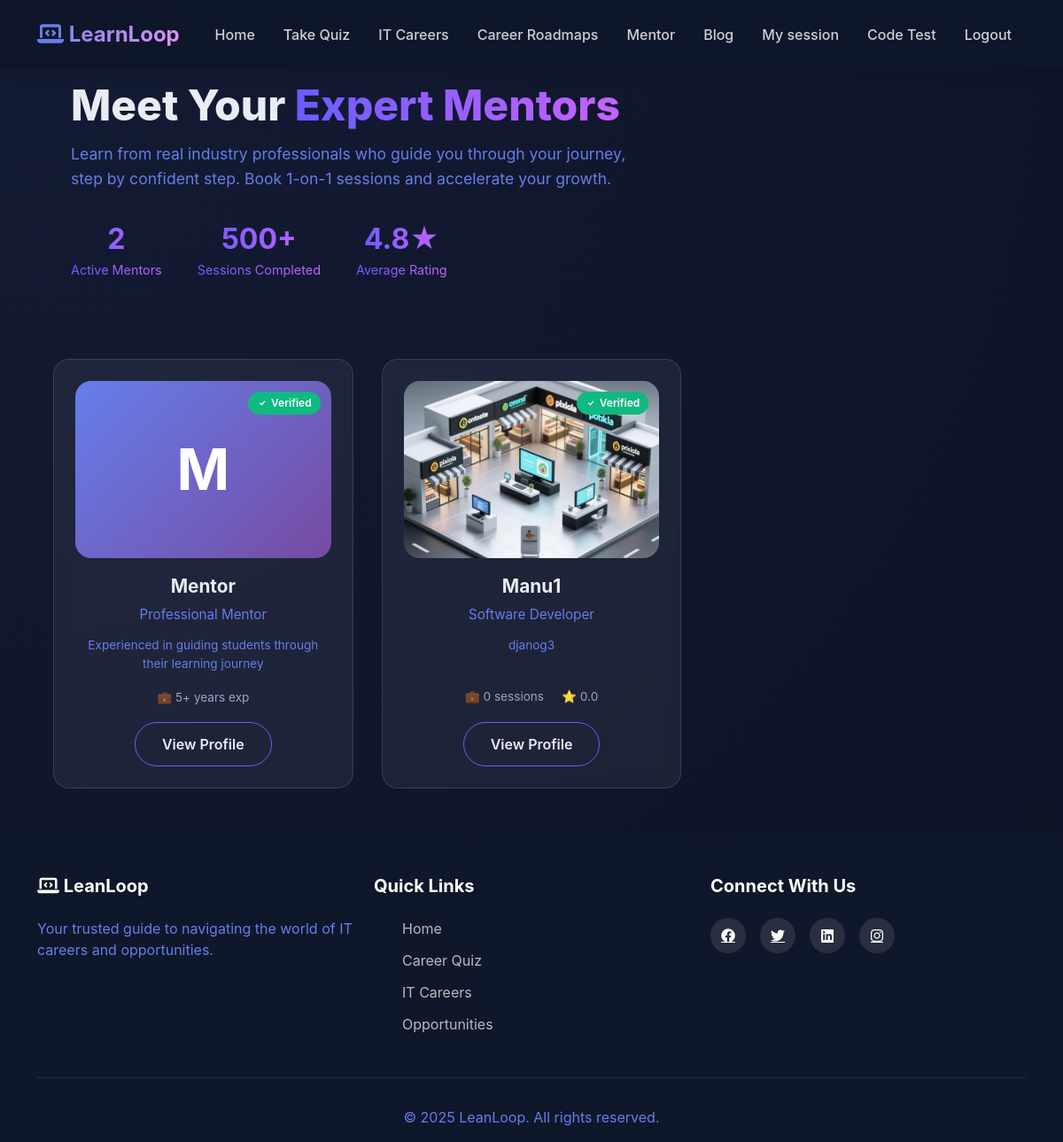
The page /mentor/browse/ on the database as committed earlier.
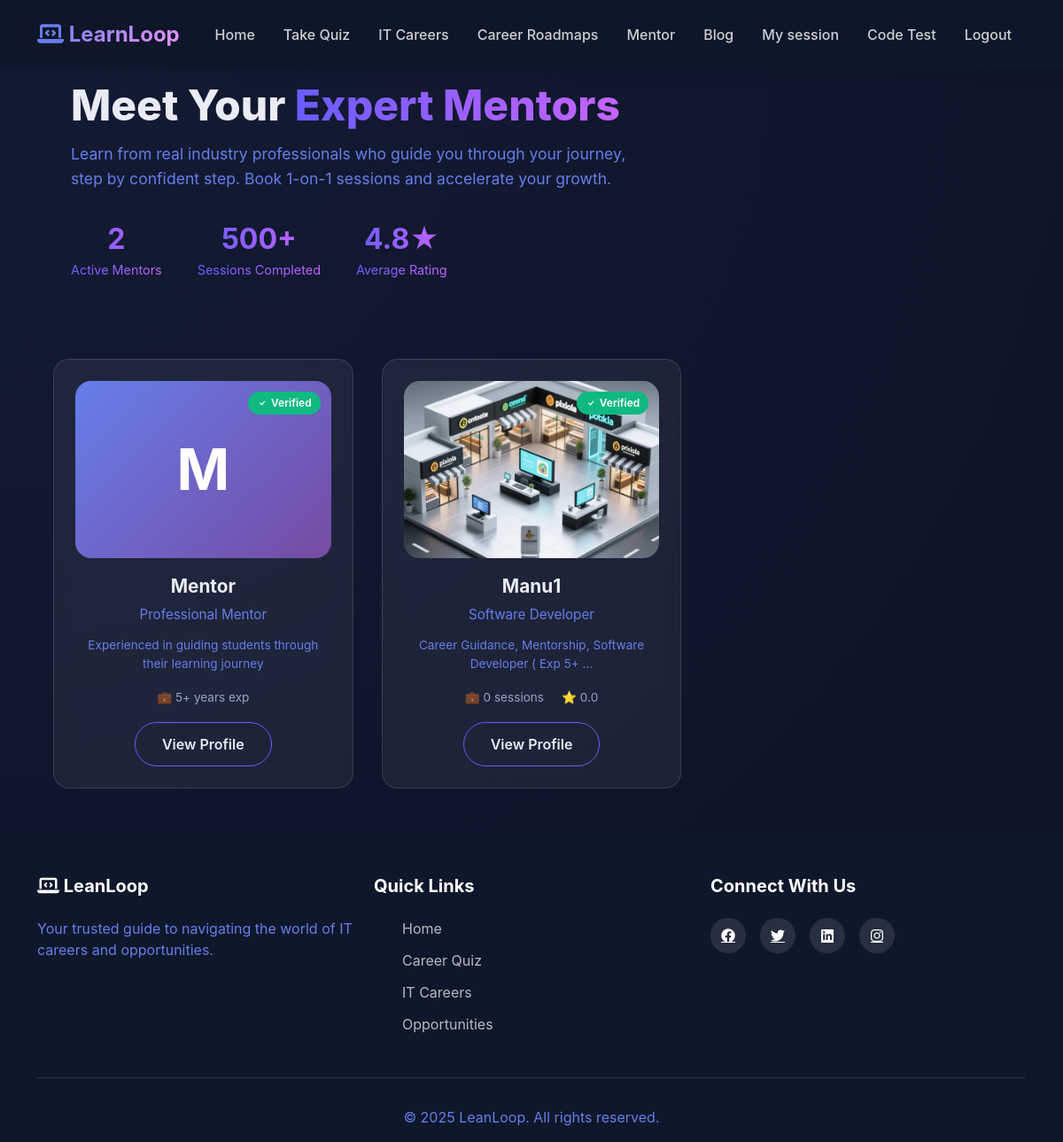
The same page on the database as committed later.
### accounts/models.py (models this page shows, shortened)
class CustomUser(AbstractUser):
    ROLE_CHOICES = (
        ('user', 'User'),
        ('mentor', 'Mentor'),
        ('Admin', 'Admin'),
    )
    role = models.CharField(
        max_length=10,
        choices=ROLE_CHOICES,
        default='user'
    )
    phone_regex = RegexValidator(
    regex=r'^[9876]\d{9}$',
    message="Phone number must be a 10-digit number and start with 9, 8, 7, or 6."
    )
    phone_number = models.CharField(
        max_length=10,
        blank=True,
        null=True,
        validators=[phone_regex],
        unique=True,
        help_text='Enter 10 digit phone number'
    )
    previous_experience = models.BooleanField(blank=True, null=True)
    is_approved=models.BooleanField(default=False)
    gender = models.CharField(
        max_length=20,
        choices=[
            ('male', 'Male'),
            ('female', 'Female'),
            ('other', 'Other'),
            ('prefer_not_to_say', 'Prefer not to say'),
        ],
        blank=True
    )
    profile_photo = models.ImageField(upload_to='mentor_photos/', blank=False, null=True)
    profession = models.CharField(max_length=100, blank=False, null=True)
    experience_years = models.PositiveIntegerField(
        null=True,
        blank=False
    )
    expertise = models.CharField(
        blank=False,
        null=True,
        max_length=100,
    )
    bio = models.CharField(
        blank=False,
        null=True,
    )
    linkedin = models.URLField(blank=True, null=True)
    portfolio = models.URLField(blank=True, null=True)
    available_days = models.JSONField(default=list)  # ["mon", "wed", "fri"]
    available_from = models.TimeField(default="09:00")
    available_to = models.TimeField(default="17:00")
    session_duration = models.CharField(
        max_length=10,
        choices=[
            ('30', '30 Minutes'),
            ('60', '60 Minutes'),
        ],null=True, blank=False
    )
    intro_video = models.FileField(upload_to="mentor_videos/", blank=True, null=True)
    created_at = models.DateTimeField(
        auto_now_add=True,
        null=True
    )

### mentor/models.py (models this page shows, shortened)
class MentorProfile(models.Model):
    user = models.OneToOneField(
        CustomUser,
        on_delete=models.CASCADE,
        related_name='mentor_profile'
    )
    bio = models.TextField(
        max_length=500,
        blank=True,
        null=True,
        help_text="Professional bio (max 500 characters)"
    )
    expertise = models.CharField(
        max_length=500,
        blank=True,
        null=True,
        help_text="Comma-separated skills (e.g., Python, Django, React)"
    )
    fee_30min = models.IntegerField(
        default=10,
        validators=[MinValueValidator(0), MaxValueValidator(1000)],
        help_text="Token fee for 30-minute session"
    )
    fee_60min = models.IntegerField(
        default=20,
        validators=[MinValueValidator(0), MaxValueValidator(2000)],
        help_text="Token fee for 60-minute session"
    )
    total_sessions = models.IntegerField(default=0)
    total_earnings = models.IntegerField(default=0)
    rating = models.DecimalField(
        max_digits=3,
        decimal_places=2,
        default=0.00,
        validators=[MinValueValidator(0), MaxValueValidator(5)]
    )
    is_active = models.BooleanField(default=True)
    created_at = models.DateTimeField(auto_now_add=True)
    updated_at = models.DateTimeField(auto_now=True)
    class Meta:
        verbose_name = "Mentor Profile"
        verbose_name_plural = "Mentor Profiles"

### mentor/views.py (the view)
# urls.py: path('browse/', views.mentor_list, name='mentor_list'),
def mentor_list(request):
    mentors = CustomUser.objects.filter(role='mentor', is_approved=True)
    mentors_with_profiles = []
    for mentor in mentors:
        try:
            profile = MentorProfile.objects.get(user=mentor)
        except MentorProfile.DoesNotExist:
            profile = None
        mentors_with_profiles.append({
            'mentor': mentor,
            'profile': profile
        })
    context = {
        'mentors': mentors_with_profiles
    }
    return render(request, 'mentor_browse.html', context)

### mentor/templates/mentor_browse.html (shortened to what this page needs)
    {% extends 'dashboard/userbase.html' %}
{% block content %}
<div class="mentor-hero">
    <h1>Meet Your <span>Expert Mentors</span></h1>
    <p>Learn from real industry professionals who guide you through your journey, step by confident step. Book 1-on-1 sessions and accelerate your growth.</p>
    <div class="stats-bar">
        <div class="stat-item">
            <span class="stat-number">{{ mentors|length }}</span>
            <span class="stat-label">Active Mentors</span>
        </div>
        <div class="stat-item">
            <span class="stat-number">500+</span>
            <span class="stat-label">Sessions Completed</span>
        </div>
        <div class="stat-item">
            <span class="stat-number">4.8★</span>
            <span class="stat-label">Average Rating</span>
        </div>
    </div>
</div>
<div class="containers">
    <div class="grid">
        {% for item in mentors %}
        <div class="mentor-card">
            <div class="mentor-img-wrapper">
                {% if item.mentor.profile_photo %}
                    <img src="{{ item.mentor.profile_photo.url }}" class="mentor-img" alt="{{ item.mentor.username }}">
                {% else %}
                    <div class="placeholder-img">{{ item.mentor.username.0|upper }}</div>
                {% endif %}
                <span class="verified-badge">
                    <svg width="12" height="12" fill="currentColor" viewBox="0 0 16 16">
                        <path d="M10.97 4.97a.75.75 0 0 1 1.07 1.05l-3.99 4.99a.75.75 0 0 1-1.08.02L4.324 8.384a.75.75 0 1 1 1.06-1.06l2.094 2.093 3.473-4.425a.267.267 0 0 1 .02-.022z"/>
                    </svg>
                    Verified
                </span>
            </div>
            <h3 class="mentor-name">
                {% if item.mentor.first_name and item.mentor.last_name %}
                    {{ item.mentor.first_name }} {{ item.mentor.last_name }}
                {% else %}
                    {{ item.mentor.username }}
                {% endif %}
            </h3>
            <p class="mentor-role">
                {{ item.mentor.profession|default:"Professional Mentor" }}
            </p>
            <p class="mentor-expertise">
                {% if item.profile %}
                    {{ item.profile.expertise|truncatewords:8 }}
                {% else %}
                    Experienced in guiding students through their learning journey
                {% endif %}
            </p>
            <div class="mentor-stats">
                {% if item.profile %}
                    <span>💼 {{ item.profile.total_sessions }} sessions</span>
                    <span>⭐ {{ item.profile.rating|floatformat:1 }}</span>
                {% else %}
                    <span>💼 {{ item.mentor.experience_years|default:"5+" }} years exp</span>
                {% endif %}
            </div>
            <a href="{% url 'mentor_detail' item.mentor.id %}" class="btn-mentor">View Profile</a>
        </div>
        {% empty %}
        <div class="empty-state">
            <h2>No mentors available right now.</h2>
            <p>Come back later — the best are worth waiting for.</p>
        </div>
        {% endfor %}
    </div>
</div>
{% endblock %}

Rows that differ between the two databases and show on the page:
changed CustomUser "Manu1": profile.expertise "djanog3" → "Career Guidance, Mentorship, Software Developer ( Exp 5+ …"
